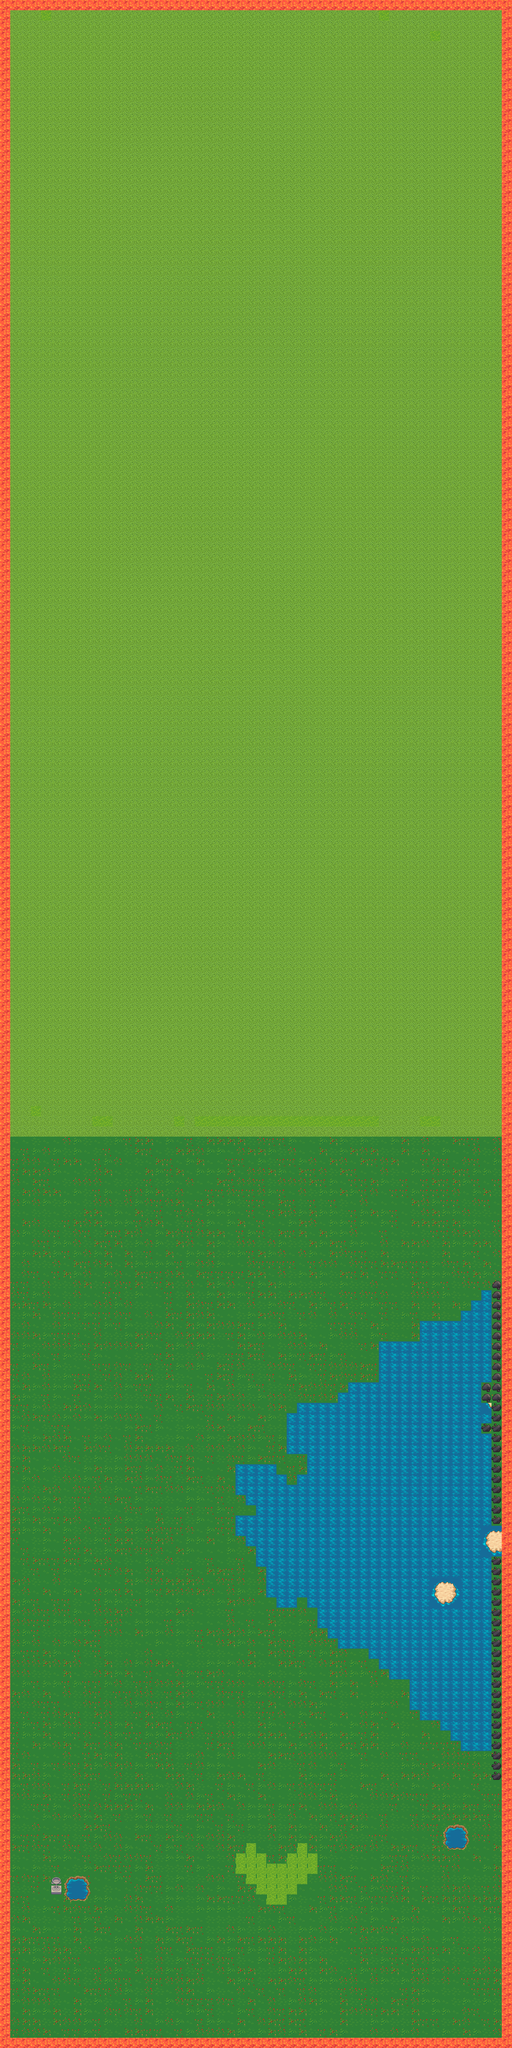

A level layout from a 2D game, rendered from its tile map. Below: a short description, then the map file with tile-grid data replaced by summaries:
An orthogonal 50x200 tile map with 32x32 px tiles, 2 tile layers (kgroundbacg, grass).

<map version="1.2" tiledversion="1.2.4" orientation="orthogonal" renderorder="right-down" width="50" height="200" tilewidth="32" tileheight="32" infinite="0" nextlayerid="6" nextobjectid="1">
 <tileset firstgid="1" source="Terrain.tsx" />
 <layer id="1" name="kgroundbacg" width="50" height="200" locked="1">
  <data>[10000 cells, 10000 non-empty, 6 distinct tile ids]</data>
 </layer>
 <objectgroup id="4" name="Object" />
 <layer id="2" name="grass" width="50" height="200">
  <data>[10000 cells, 6548 non-empty, 28 distinct tile ids]</data>
 </layer>
 <imagelayer id="5" name="Image Layer 1" />
</map>
